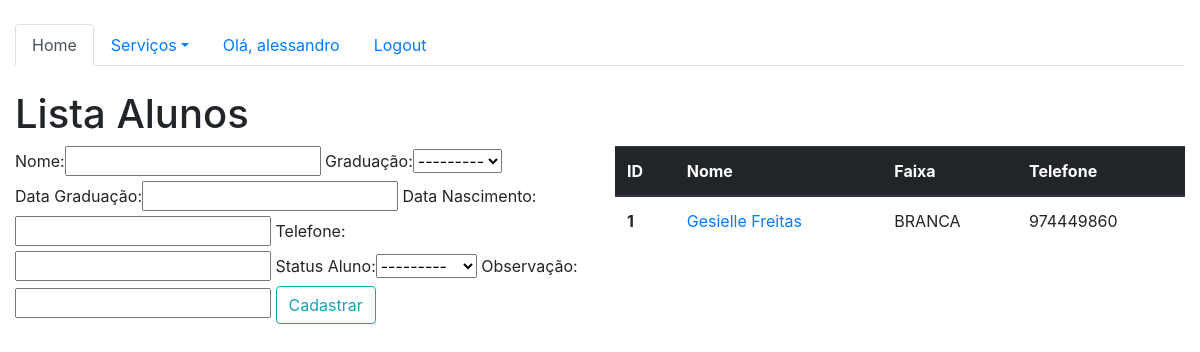
/sistema/alunos/ (signed in), run on the app's committed database.
### core/models.py (models this page shows, shortened)
class Aluno(models.Model):
    FAIXA = (
        ('BRANCA', 'Branca'),
        ('CINZA', 'Cinza'),
        ('AMARELA', 'Amarela'),
        ('LARANJA', 'Laranja'),
        ('VERDE', 'Verde'),
        ('AZUL', 'Azul'),
        ('ROXA', 'Roxa'),
        ('MARROM', 'Marrom'),
        ('PRETA', 'Preta'),
    )
    STATUS = (
        ('ATIVO', 'Ativo'),
        ('ENCERRADO', 'Encerrado'),
        ('TRANCADO', 'Trancado'),
    )
    nome = models.CharField(max_length=100, verbose_name="Nome")
    faixa = models.CharField(max_length=100, choices=FAIXA, verbose_name="Graduação")
    datagraduacao = models.DateTimeField(verbose_name="Data Graduação")
    datanascimento = models.DateTimeField(verbose_name="Data Nascimento")
    telefone = models.CharField(max_length=20, verbose_name="Telefone")
    status = models.CharField(max_length=100, choices=STATUS, verbose_name="Status Aluno")
    observacao = models.CharField(max_length=100, verbose_name="Observação")

### core/views.py (the view)
@login_required
def lista_alunos(request):
    alunos = Aluno.objects.all()
    form = AlunoForm()
    data = {'alunos': alunos, 'form':form}
    return render(request, 'core/lista_alunos.html', data)

### core/forms.py
class AlunoForm(ModelForm):
    class Meta:
        model = Aluno
        fields = '__all__'

### core/templates/core/lista_alunos.html (shortened to what this page needs)
{% extends 'base.html' %}
{% load bootstrap %}
{% block main %}
<br>
    <div class="row">
        <div class="col-12">
            <h1>Lista Alunos</h1>
        </div>
    </div>
    <div class="row">
        <div class="col-sm-6">
                    <form action="{% url 'core_aluno_novo' %}" method="POST">
    {{ form|bootstrap }}
    <button type="submit" class="btn btn-outline-info">Cadastrar</button>
</form>
        </div>
        <div class="col-sm-6">
            <table class="table">
  <thead class="thead-dark">
    <tr>
      <th scope="col">ID</th>
      <th scope="col">Nome</th>
        <th scope="col">Faixa</th>
      <th scope="col">Telefone</th>
    </tr>
  </thead>
  <tbody>
  {% for aluno in alunos %}
    <tr>
      <th scope="row">{{aluno.id}}</th>
        <td> <a href="{% url 'core_aluno_detalhe' aluno.id %}">{{aluno.nome}}</a></td>
        <td>{{aluno.faixa}}</td>
      <td>{{aluno.telefone}}</td>
    </tr>
  {% endfor %}
  </tbody>
</table>
        </div>
{% endblock %}

### templates/base.html (shortened to what this page needs)
{% load static %}
<!DOCTYPE html>
<html lang="en">
<head>
    <link rel="stylesheet" href="{% static 'bootstrap/css/bootstrap.css' %}">
</head>
<body>
    <div class="container-fluid">
{% block menu %}
        <br>
<ul class="nav nav-tabs">
  <li class="nav-item">
    <a class="nav-link active" href="{% url 'core_home' %}">Home</a>
  </li>
  <li class="nav-item dropdown">
    <a class="nav-link dropdown-toggle" data-toggle="dropdown" href="#" role="button" aria-haspopup="true" aria-expanded="false">Serviços</a>
  </li>
    {% if user.is_authenticated %}
    <li class="nav-item">
        <a class="nav-link" href="">Olá, {{user}}</a>
    </li>
        <li class="nav-item">
        <a class="nav-link" href="{% url 'logout' %}">Logout</a>
    </li>
    {% else %}
        <li class="nav-item">
        <a class="nav-link" href="{% url 'login' %}">Login</a>
    </li>
</ul>
<hr>
    {% endif %}
{% endblock %}
    </div>
    <div class="container-fluid">
        {% block main %}
        {% endblock %}
    </div>
</body>
</html>

### data on the page
Aluno: id "1", nome "Gesielle Freitas", faixa "BRANCA", telefone "974449860"

### other printed values
{{ user }} "alessandro"
